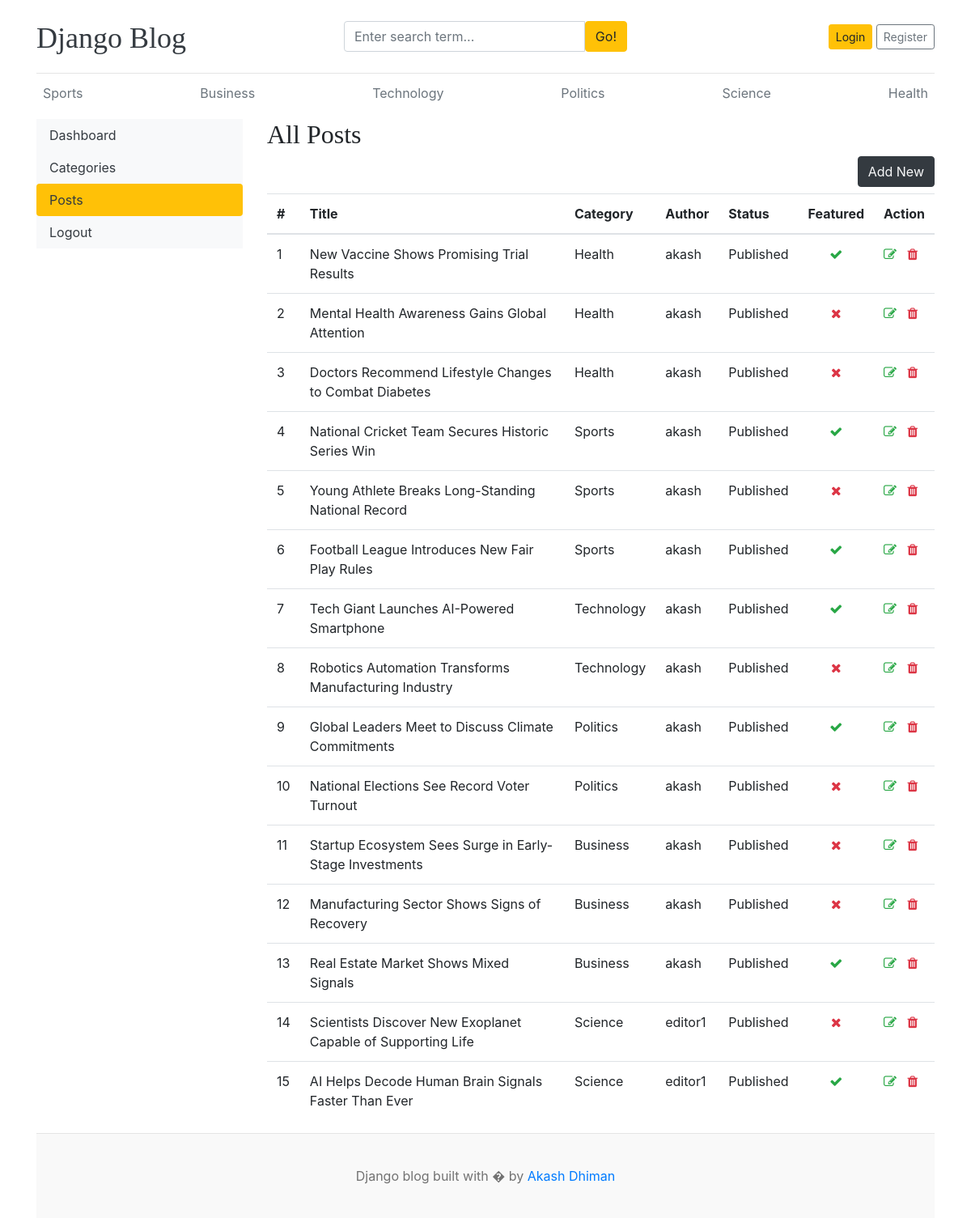
The app's page /dashboard/posts/ with its own data.
### blogs/models.py (models this page shows, shortened)
class Category(models.Model):
    category_name = models.CharField(max_length=50, unique=True)
    created_at = models.DateTimeField(auto_now_add=True)
    updated_at = models.DateTimeField(auto_now=True)
    class Meta:
        verbose_name_plural = 'Categories'
    def __str__(self):
        return self.category_name

class Blog(models.Model):
    title = models.CharField(max_length=100)
    slug = models.SlugField(max_length=150, unique=True, blank=True)
    category = models.ForeignKey(Category, on_delete=models.CASCADE)
    author = models.ForeignKey(User, on_delete=models.CASCADE)
    featured_image = models.ImageField(upload_to='uploads/%Y/%m/%d')
    short_description = models.TextField(max_length=500)
    blog_body = models.TextField()
    status = models.CharField(choices=STATUS_CHOICES, default='Draft')
    is_featured = models.BooleanField(default=False)
    created_at = models.DateTimeField(auto_now_add=True)
    updated_at = models.DateTimeField(auto_now=True)

### dashboards/views.py (the view)
# urls.py: path('posts/', views.posts, name='posts'),
def posts(request):
    posts = Blog.objects.all()
    context = {
        'posts' : posts,
    }
    return render(request, 'dashboard/posts.html', context)

### blogs/context_processors.py (called while the page is built)
def get_categories(request):
    categories = Category.objects.all()
    return dict(categories=categories)

def get_social_links(request):
    social_links = SocialLink.objects.all()
    return dict(social_links=social_links)

### templates/dashboard/posts.html (shortened to what this page needs)
{% extends 'base.html' %}
{% block content %}
<div class="row">
  {% include 'dashboard/sidebar.html' %}
  <div class="col-md-9">
    <h2>All Posts</h2>
    <a href="{% url 'add_post' %}" class="btn btn-dark text-light float-right mb-2">Add New</a>
    <table class="table table-hover">
      <thead>
        <tr>
          <th>#</th>
          <th>Title</th>
          <th>Category</th>
          <th>Author</th>
          <th>Status</th>
          <th>Featured</th>
          <th>Action</th>
        </tr>
      </thead>
      <tbody>
        {% for post in posts %}
            <tr>
                <td>{{ forloop.counter }}</td>
                <td>{{ post.title }}</td>
                <td>{{ post.category }}</td>
                <td>{{ post.author }}</td>
                <td>{{ post.status }}</td>
                <td class="text-center">{% if post.is_featured %}<i class="fa fa-check text-success"></i>{% else %}<i class="fa fa-times text-danger"></i>{% endif %}</td>
                <td>
                    <a href="{% url 'edit_post' post.id %}">
                        <i class="fa fa-edit text-success"></i>
                    </a>
                    <a href="{% url 'delete_post' post.id %}">
                        <i class="fa fa-trash text-danger"></i>
                    </a>
                </td>
            </tr>
        {% endfor %}
      </tbody>
    </table>
  </div>
</div>
{% endblock %}

### templates/base.html (shortened to what this page needs)
{% load static %}
<!DOCTYPE html>
<html lang="en">
<head>
    <link href="https://getbootstrap.com/docs/4.0/dist/css/bootstrap.min.css" rel="stylesheet">
    <link href="{% static 'css/blog.css' %}" rel="stylesheet">
    <link rel="stylesheet" href="https://cdnjs.cloudflare.com/ajax/libs/font-awesome/4.7.0/css/font-awesome.min.css">
  </head>
<body>
    <div class="container">
      <header class="blog-header py-3">
        <div class="row flex-nowrap justify-content-between align-items-center">
          <div class="col-4 pt-1">
            <a class="blog-header-logo text-dark" href="/">Django Blog</a>
          </div>
          <div class="col-4">
            <form action="{% url 'search' %}" method="GET">
                <div class="input-group">
                    <input class="form-control" type="text" name="keyword" value="{{ keyword }}" placeholder="Enter search term..." aria-label="Enter search term..." aria-describedby="button-search"/>
                    <button type="submit" class="btn btn-warning" id="button-search" type="button">Go!
                    </button>
                </div>
            </form>
          </div>
          <div class="col-4 d-flex justify-content-end align-items-center">
            {%if not user.is_authenticated %}
            <a class="btn btn-sm btn-warning" href="{% url 'login' %}">Login</a> &nbsp;
            <a class="btn btn-sm btn-outline-secondary" href="{% url 'register' %}">Register</a>
            {% endif %}
          </div>
        </div>
      </header>
      <div class="nav-scroller py-1 mb-2">
        <nav class="nav d-flex justify-content-between">
            {% for cat in categories %}
            <a class="p-2 text-muted" href="{% url 'posts_by_category' cat.id %}">{{ cat.category_name }}</a>
            {% endfor %}
        </nav>
      </div>
{% block content %}
{% endblock %}
<footer class="blog-footer">
  <p>Django blog built with � by <a href="#">Akash Dhiman</a></p>
</footer>
</body>
</html>

### blog_main/static/css/blog.css (style rules this page uses)
.blog-header { border-bottom: 1px solid #e5e5e5; }
.blog-header-logo { font-family: "Playfair Display", Georgia, "Times New Roman", serif; font-size: 2.25rem; }
h1, h2, h3, h4, h5, h6 { font-family: "Playfair Display", Georgia, "Times New Roman", serif; }
.blog-footer { padding: 2.5rem 0; color: #727272; text-align: center; background-color: #f9f9f9; border-top: .05rem solid #e5e5e5; }
.blog-footer p:last-child { margin-bottom: 0; }

### records on screen
Category: category_name "Sports"
Category: category_name "Business"
Category: category_name "Technology"
Category: category_name "Politics"
Category: category_name "Science"
Category: category_name "Health"
Blog: title "New Vaccine Shows Promising Trial Results", category "Health", author "akash", status "Published", is_featured True (drawn)
Blog: title "Mental Health Awareness Gains Global Attention", category "Health", author "akash", status "Published", is_featured False (drawn)
Blog: title "Doctors Recommend Lifestyle Changes to Combat Diabetes", category "Health", author "akash", status "Published", is_featured False (drawn)
Blog: title "National Cricket Team Secures Historic Series Win", category "Sports", author "akash", status "Published", is_featured True (drawn)
Blog: title "Young Athlete Breaks Long-Standing National Record", category "Sports", author "akash", status "Published", is_featured False (drawn)
Blog: title "Football League Introduces New Fair Play Rules", category "Sports", author "akash", status "Published", is_featured True (drawn)
Blog: title "Tech Giant Launches AI-Powered Smartphone", category "Technology", author "akash", status "Published", is_featured True (drawn)
Blog: title "Robotics Automation Transforms Manufacturing Industry", category "Technology", author "akash", status "Published", is_featured False (drawn)
Blog: title "Global Leaders Meet to Discuss Climate Commitments", category "Politics", author "akash", status "Published", is_featured True (drawn)
Blog: title "National Elections See Record Voter Turnout", category "Politics", author "akash", status "Published", is_featured False (drawn)
Blog: title "Startup Ecosystem Sees Surge in Early-Stage Investments", category "Business", author "akash", status "Published", is_featured False (drawn)
Blog: title "Manufacturing Sector Shows Signs of Recovery", category "Business", author "akash", status "Published", is_featured False (drawn)
Blog: title "Real Estate Market Shows Mixed Signals", category "Business", author "akash", status "Published", is_featured True (drawn)
Blog: title "Scientists Discover New Exoplanet Capable of Supporting Life", category "Science", author "editor1", status "Published", is_featured False (drawn)
Blog: title "AI Helps Decode Human Brain Signals Faster Than Ever", category "Science", author "editor1", status "Published", is_featured True (drawn)
